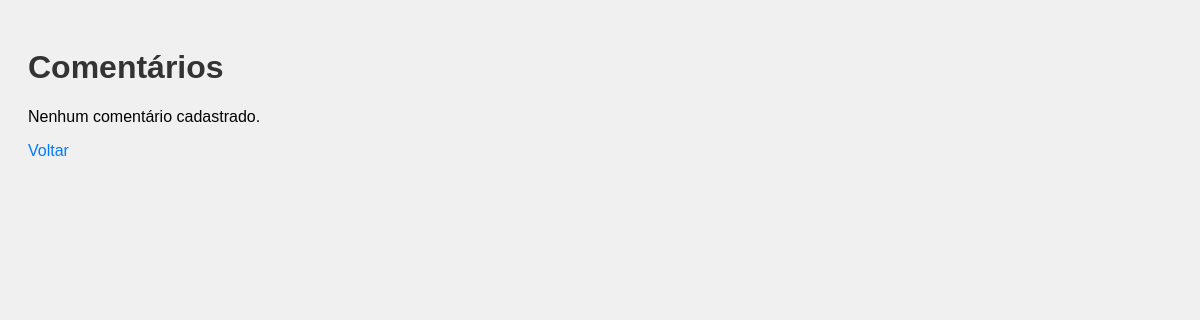
The app's page /comentarios/ (signed in), older data.
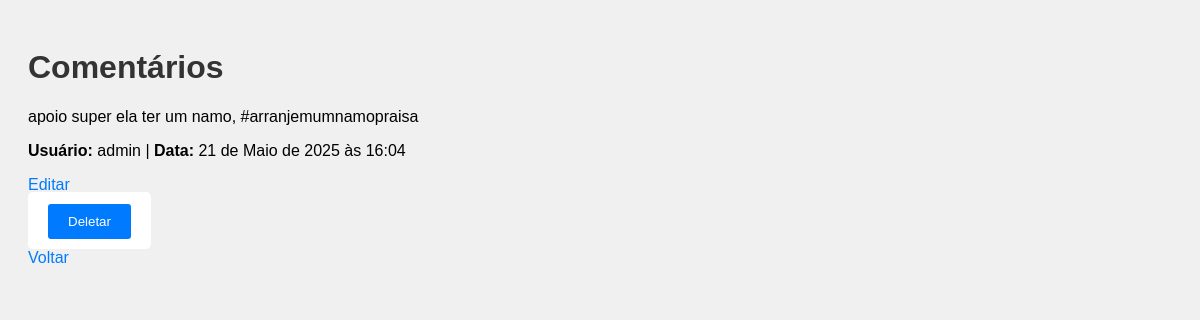
The same page, newer data.
### paginasweb/models.py (models this page shows)
class Comentario(models.Model):
    conteudo = models.TextField()
    data = models.DateTimeField(auto_now_add=True)
    usuario = models.ForeignKey(User, on_delete=models.PROTECT)
    post = models.ForeignKey(Post, on_delete=models.CASCADE)

### paginasweb/views.py (the view)
# urls.py: path('comentarios/', ComentarioListView.as_view(), name='comentarios'),
class ComentarioListView(LoginRequiredMixin, ListView):
    model = Comentario
    template_name = 'paginasweb/comentarios.html'
    context_object_name = 'comentarios'

### paginasweb/templates/paginasweb/comentarios.html (shortened to what this page needs)
<!DOCTYPE html>
<html>
    {% load static %}
<head>
    <link rel="stylesheet" href="{% static 'css/estilo.css' %}">
</head>
<body>
    <h1>Comentários</h1>
    {% for comentario in comentarios %}
        <div>
            <p>{{ comentario.conteudo }}</p>
            <p><strong>Usuário:</strong> {{ comentario.usuario.username }} | <strong>Data:</strong> {{ comentario.data }}</p>
            <a href="{% url 'atualizar_comentario' comentario.id %}">Editar</a>
            <form action="{% url 'deletar_comentario' comentario.id %}" method="post" style="display:inline;">
                <button type="submit">Deletar</button>
            </form>
        </div>
    {% empty %}
        <p>Nenhum comentário cadastrado.</p>
    {% endfor %}
    <a href="{% url 'index' %}">Voltar</a>
</body>
</html>

Row changes from the older to the newer data that the page shows:
added Comentario: conteudo "apoio super ela ter um namo, #arranjemumnamopraisa", usuario.username "admin", data "21 de Maio de 2025 às 16:04"
Text that changed along with them:
text no longer shown: "Nenhum comentário cadastrado."
